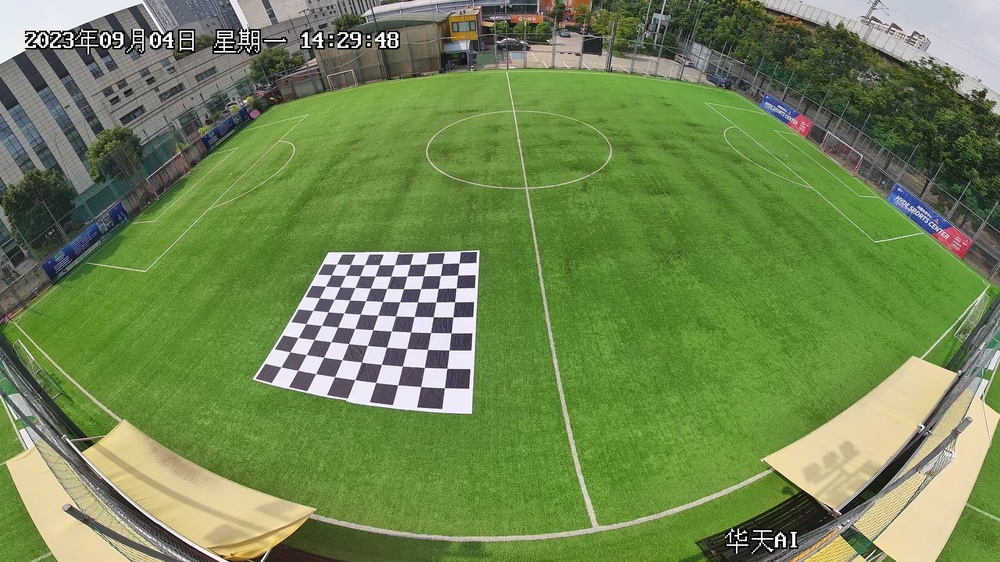
#> input picture img/00000001.jpg, 1000 x 562 px, shrunk from 1920 x 1080 before the run
$ python -i project_models.py   (imports and definitions only)
#> lines starting #> are read from the running program, lines starting #| are printed output that depends on the picture; after the words box and inside, x2 and y2 are one past the last pixel; in counts of white or black regions, pixels touching at a corner belong together
#> further down, picture is the input picture: shape (562, 1000, 3); mean B, G, R 81.8, 134.7, 112.7
import numpy as np
import cv2

from utils import get_line


class ProjectModel:
    """投影模型基本接口"""
    def __init__(self, img):
        self.src, self.img_size, self.r = self._cut(img)
        self.u0, self.v0 = self.img_size[0] // 2, self.img_size[1] // 2

    # 有效区域截取
    def _cut(self, img):
        img_gray = cv2.cvtColor(img, cv2.COLOR_BGR2GRAY)
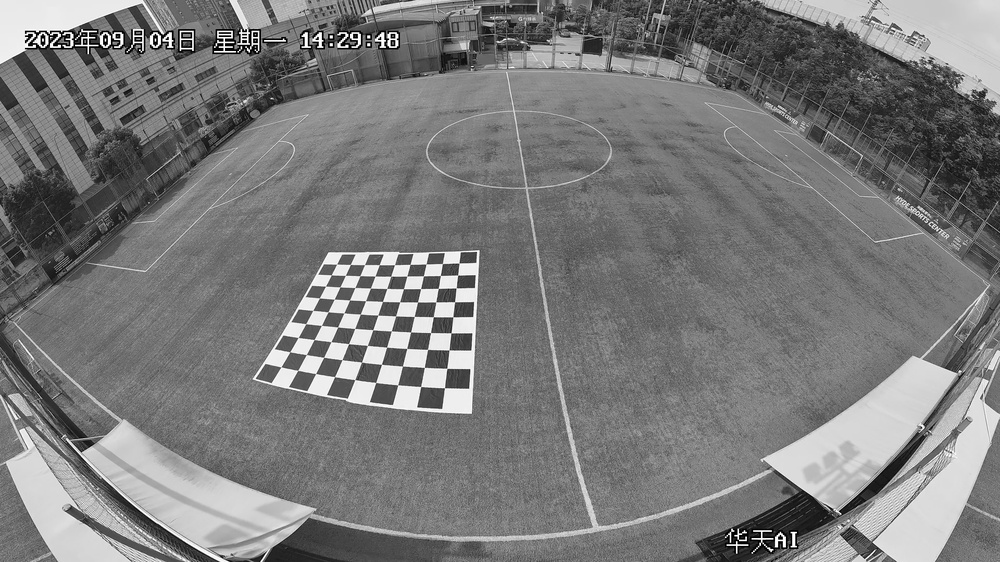
#> img_gray: shape (562, 1000); min 0, max 255, mean 122.1
        (_, thresh) = cv2.threshold(img_gray, 20, 255, cv2.THRESH_BINARY)
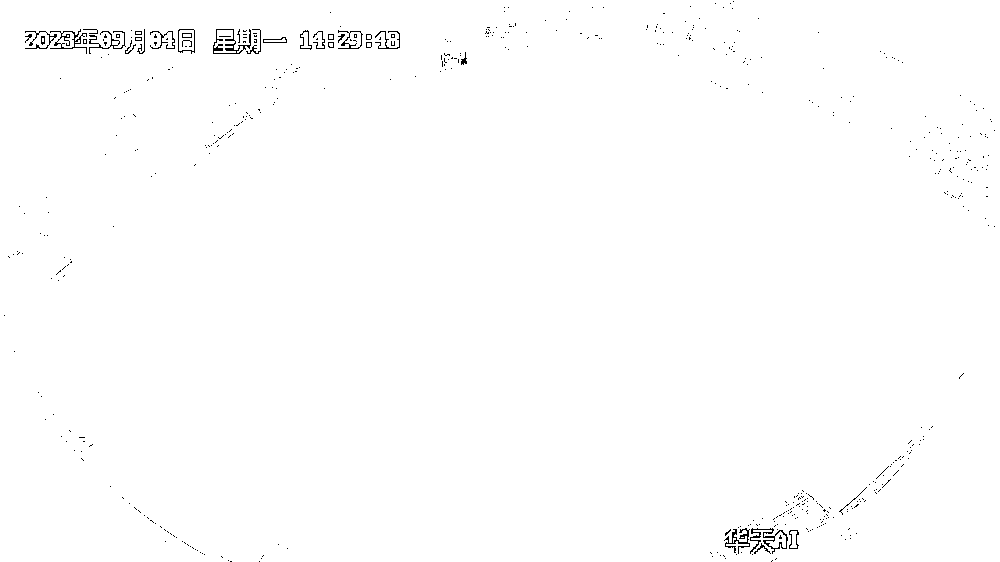
#> thresh: shape (562, 1000); 99.4% white; black in thin lines or dots
        contours, hierarchy = cv2.findContours(thresh, cv2.RETR_EXTERNAL, cv2.CHAIN_APPROX_SIMPLE)
#> contours = 1 contour; box (x1, y1, x2, y2) and area: (0, 0, 1000, 562) 560435
        cnts = sorted(contours, key=cv2.contourArea, reverse=True)[0]
#> cnts = contour of 14 points, box (x1, y1, x2, y2) (0, 0, 1000, 562), area 560435
        x, y, w, h = cv2.boundingRect(cnts)
#> x = 0; y = 0; w = 1000; h = 562
        r = max(w / 2, h / 2)
#> r = 500
        # 提取有效区域
        img_valid = img[y:y + h, x:x + w]
        return img_valid, (w, h), int(r)

    def map_create(self, *args):
        raise NotImplementedError

    def undistort(self, *args):
        col, row = self.map_create(*args)
        res = cv2.remap(self.src, col, row, cv2.INTER_LINEAR)
        return res


class CylinderOrthogonal(ProjectModel):
    def __init__(self, img):
        super(CylinderOrthogonal, self).__init__(img)

    # [19 lines left out: function map_create, not called in this run]


class SphericalOrthogonal(ProjectModel):
    def __init__(self, img):
        super(SphericalOrthogonal, self).__init__(img)

    # [22 lines left out: function map_create, not called in this run]


class DoubleLongitude(ProjectModel):
    def __init__(self, img):
        super(DoubleLongitude, self).__init__(img)

    # 计算光学中心与球面半径
    # [34 lines left out: function _get_center_L, not called in this run]

    def set_masks(self, masks):
        self.u0, self.v0, self.r = self._get_center_L(masks)

    # [85 lines left out: functions map_create, undistortOrthogonal, undistortIsometric, not called in this run]


class SphericalIsometric(ProjectModel):
    def __init__(self, img):
        super(SphericalIsometric, self).__init__(img)

    # [38 lines left out: function map_create, not called in this run]

>>> import cv2
>>> picture = cv2.imread('img/00000001.jpg')
>>> result = ProjectModel(picture).undistort()
#> in __init__, `self.src, self.img_size, self.r = self._cut(img)`: self.img_size = (1000, 562); self.r = 500
#> in __init__, `self.u0, self.v0 = self.img_size[0] // 2, self.img_size[1] // 2`: self.v0 = 281
#> (the run stopped early here; a loop or call above may not have finished)

$ run again, on img/undistort.jpg
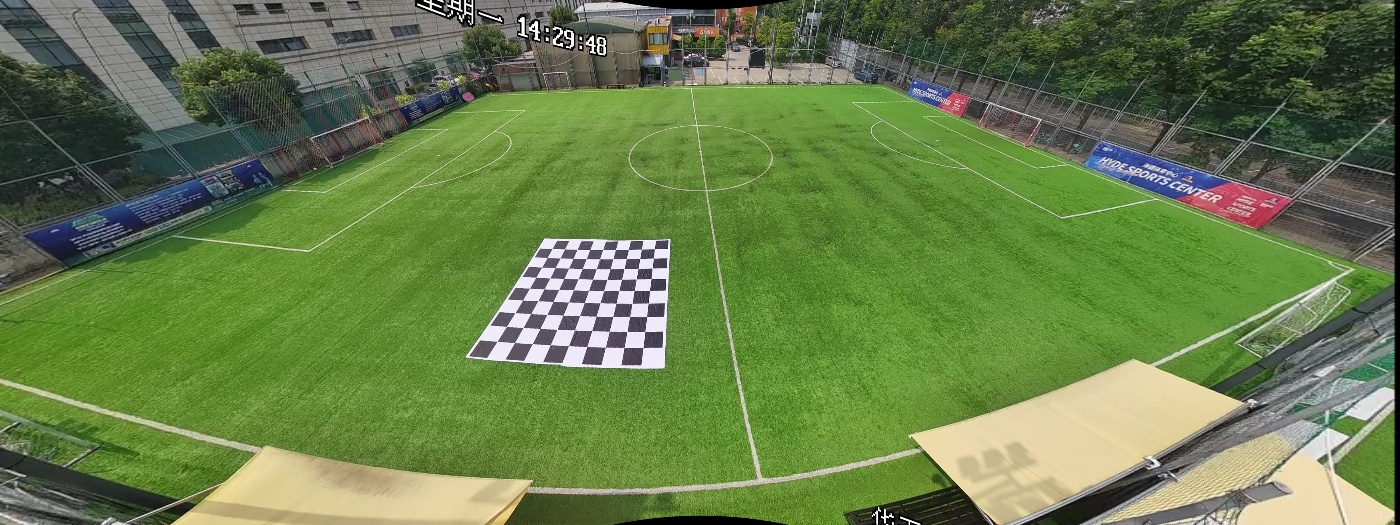
#> input picture img/undistort.jpg, 1400 x 525 px
#> picture is the input picture: shape (525, 1400, 3); mean B, G, R 73.9, 124.8, 102.7
#> in _cut, `(_, thresh) = cv2.threshold(img_gray, 20, 255, cv2.THRESH_BINARY)`:
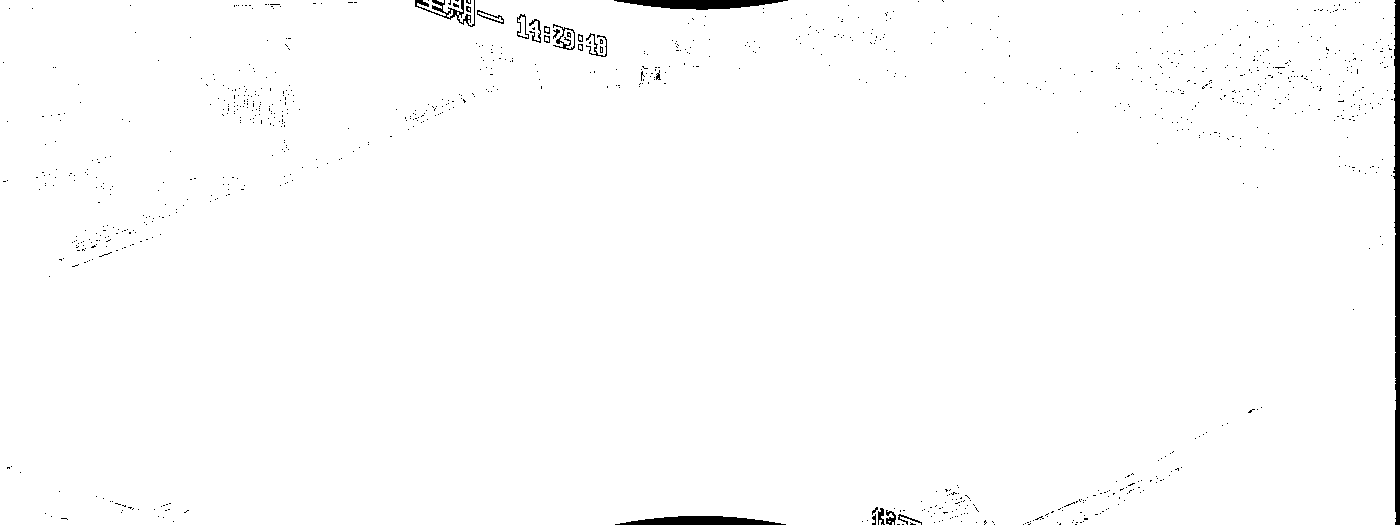
#> thresh: shape (525, 1400); 98.9% white; 996 black regions (975 under 20 px)
#> contours = 13 contours, 8 with area under 20; largest, box (x1, y1, x2, y2) and area: (0, 0, 1396, 525) 726785, (457, 0, 474, 26) 152, (443, 0, 463, 13) 132, (417, 0, 446, 16) 96, (900, 516, 921, 525) 38
#> cnts = contour of 383 points, box (x1, y1, x2, y2) (0, 0, 1396, 525), area 726785
#> x = 0; w = 1396; h = 525
#> r = 698
#> in _cut, `img_valid = img[y:y + h, x:x + w]`:
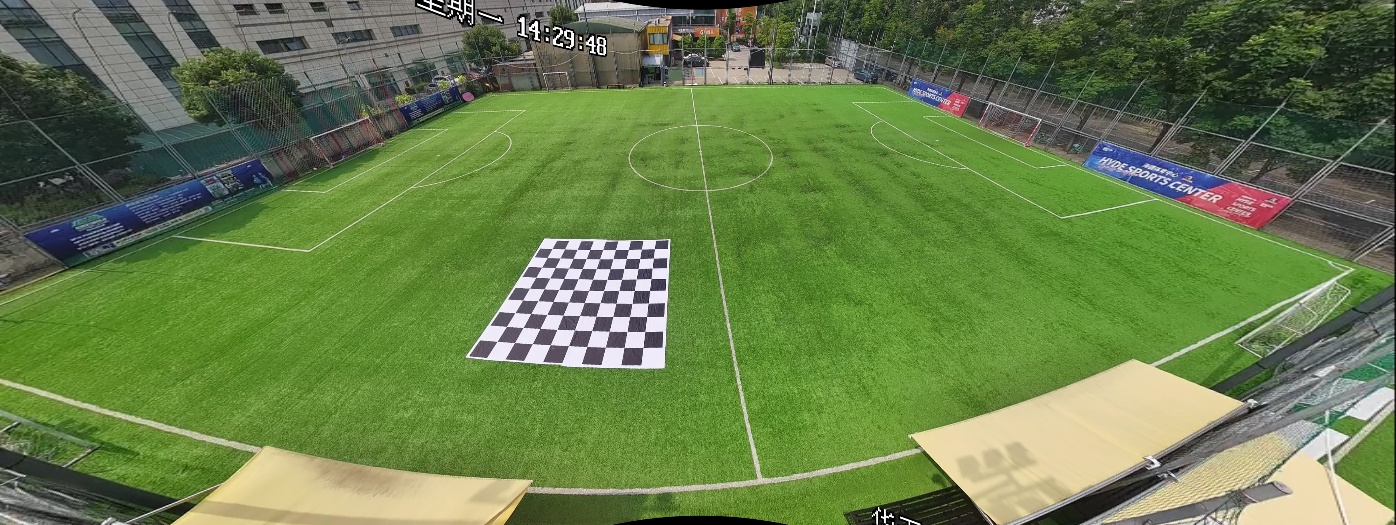
#> img_valid: shape (525, 1396, 3); mean B, G, R 74.1, 125.2, 103
#> self.img_size = (1396, 525); self.r = 698
#> self.v0 = 262
